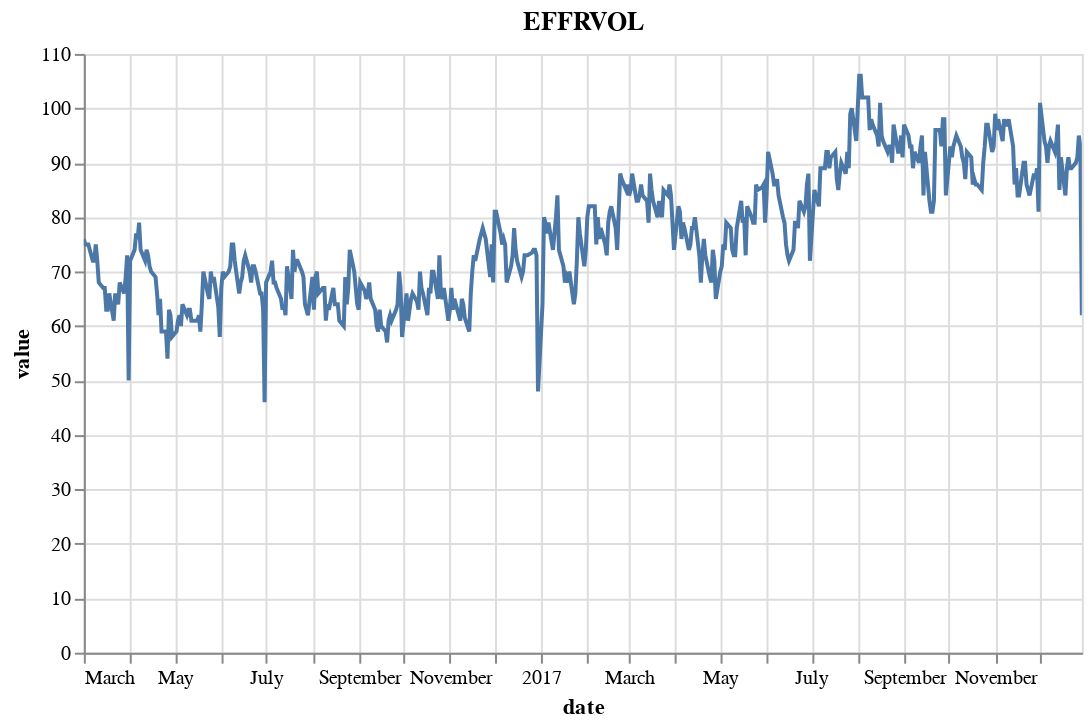

Source (notebook cell):
### Markdown cell above
## Exploring related features to the SP500
We will be taking a look at these IDs: TLAACBW027NBOG, TLBACBW027NBOG, EFFRVOL
The reason we are doing this is because we tend to see some similar patterns in the SP500 with these 3 features that could potentially help explain and predict the SP500 patterns.

### Code cell
#Getting the train dataframe
df = obs_train
#Selecting the 
eff = df[df['series_id'] == 'EFFRVOL'].reset_index(drop = True)
obf = df[df['series_id'] == 'OBFRVOL'].reset_index(drop = True)
ta = df[df['series_id'] == 'TLBACBW027NBOG'].reset_index(drop = True)
tl = df[df['series_id'] == 'TLAACBW027NBOG'].reset_index(drop = True)

#Plotting out the feature's value over time
scales = alt.selection_interval(bind='scales')

alt.Chart(eff, title='EFFRVOL').mark_line().encode(
    x='date',
    y='value'
).add_selection(scales).properties(
    width=500,
    height=300
)

### Figure 1 — Vega-Lite specification as saved in the notebook (floating-point values rounded to 4 significant figures; data arrays with more than 128 entries replaced by an {"elided": "..."} marker saying what was removed)
{"config": {"view": {"continuousWidth": 400, "continuousHeight": 300}}, "data": {"name": "data-94e6e663793cd491165d2c3c92c00987"}, "mark": "line", "encoding": {"x": {"type": "temporal", "field": "date"}, "y": {"type": "quantitative", "field": "value"}}, "height": 300, "selection": {"selector002": {"type": "interval", "bind": "scales"}}, "title": "EFFRVOL", "width": 500, "$schema": "https://vega.github.io/schema/vega-lite/v4.8.1.json", "datasets": {"data-94e6e663793cd491165d2c3c92c00987": {"elided": "479 records"}}}
